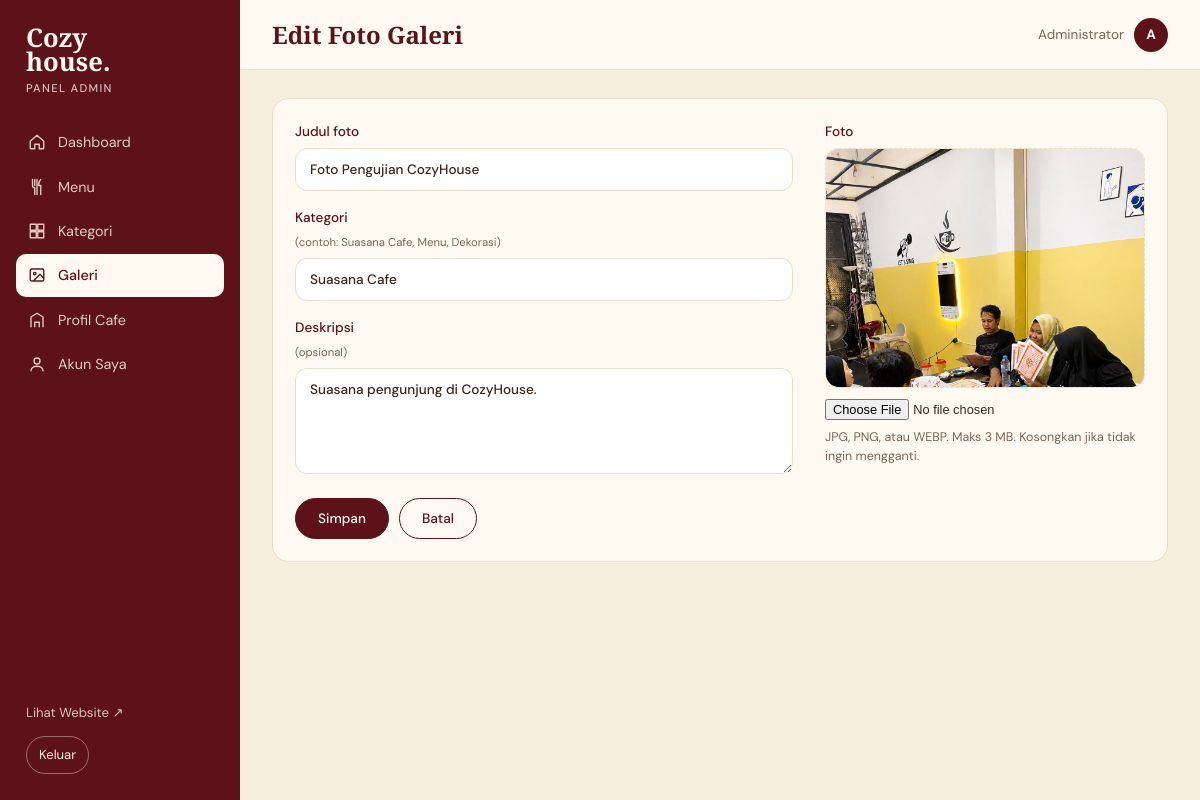
The page /admin/galeri_form.php?id=1 (signed in) on the database its author committed.
### tables this page shows
CREATE TABLE IF NOT EXISTS `galeri` (
  `id_galeri` int NOT NULL AUTO_INCREMENT,
  `judul_foto` varchar(100) NOT NULL,
  `kategori` varchar(50) DEFAULT NULL,
  `gambar` varchar(255) NOT NULL,
  `deskripsi` text,
  PRIMARY KEY (`id_galeri`)
);

### admin/includes/functions.php (called while the page is built, shortened)
<?php
function e($teks): string
{
    return htmlspecialchars((string) $teks, ENT_QUOTES, 'UTF-8');
}
function url_gambar(?string $nama): string
{
    return URL_GAMBAR . rawurlencode(basename((string) $nama));
}

### admin/galeri_form.php (the view, shortened to what this page needs)
<?php
require __DIR__ . '/includes/bootstrap.php';
$id = (int) ($_GET['id'] ?? $_POST['id'] ?? 0);
$data = ['judul_foto' => '', 'kategori' => '', 'gambar' => '', 'deskripsi' => ''];
if ($id) {
    $stmt = $conn->prepare('SELECT * FROM galeri WHERE id_galeri = ?');
    $stmt->bind_param('i', $id);
    $stmt->execute();
    $data = $stmt->get_result()->fetch_assoc();
}
include __DIR__ . '/includes/layout_header.php';
?>
<form class="card form" method="post" enctype="multipart/form-data">
  <div class="form-grid">
    <div class="fields">
      <label>Judul foto<input type="text" name="judul_foto" maxlength="100" required value="<?= e($data['judul_foto']) ?>"></label>
      <label>Kategori <small>(contoh: Suasana Cafe, Menu, Dekorasi)</small>
        <input type="text" name="kategori" maxlength="50" list="saran-kat" value="<?= e($data['kategori']) ?>">
      </label>
      <label>Deskripsi <small>(opsional)</small><textarea name="deskripsi" rows="4"><?= e($data['deskripsi']) ?></textarea></label>
    </div>
    <div class="upload">
      <span class="label">Foto</span>
      <div class="preview" id="preview">
        <?php if ($data['gambar']): ?><img src="<?= e(url_gambar($data['gambar'])) ?>" alt="Foto saat ini"><?php else: ?><span>Belum ada foto</span><?php endif; ?>
      </div>
      <input type="file" name="gambar" accept="image/jpeg,image/png,image/webp" data-preview="preview">
      <small>JPG, PNG, atau WEBP. Maks 3 MB.<?= $id ? ' Kosongkan jika tidak ingin mengganti.' : '' ?></small>
    </div>
  </div>
  <div class="form-actions">
    <button class="btn" type="submit">Simpan</button>
    <a class="btn ghost" href="galeri.php">Batal</a>
  </div>
</form>
<?php include __DIR__ . '/includes/layout_footer.php'; ?>

### admin/assets/css/admin.css (style rules this page uses)
:root { --cream: #fefaf2; --sand: #f7efde; --maroon: #5d121a; --maroon-dark: #44090f; --ink: #38261f; --muted: #7a6657; --line: #eadfc8; --ok: #2f6b3f; --warn: #9a6200; --danger: #a3262f; --serif: "Playfair Display", Georgia, serif; --sans: "DM Sans", system-ui, sans-serif; --side: 240px; }
* { box-sizing: border-box; margin: 0; padding: 0; }
body { font-family: var(--sans); background: var(--sand); color: var(--ink); line-height: 1.55; font-size: 15px; }
img { display: block; max-width: 100%; }
a { color: inherit; text-decoration: none; }
.card { background: var(--cream); border: 1px solid var(--line); border-radius: 16px; padding: 22px; margin-bottom: 22px; }
.btn { display: inline-block; background: var(--maroon); color: var(--cream); padding: 9px 22px; border-radius: 999px; font: inherit; font-size: .85rem; font-weight: 500; border: 1px solid var(--maroon); cursor: pointer; transition: background .15s; }
.btn.ghost { background: transparent; color: var(--maroon); }
input[type=text], input[type=password], input[type=search], select, textarea { width: 100%; padding: 10px 14px; border: 1px solid var(--line); border-radius: 12px; background: #fff; font: inherit; color: var(--ink); }
.form label { display: flex; flex-direction: column; gap: 6px; font-size: .85rem; font-weight: 500; color: var(--maroon); margin-bottom: 16px; }
.form label small { font-weight: 400; color: var(--muted); }
.form .label { font-size: .85rem; font-weight: 500; color: var(--maroon); display: block; margin-bottom: 6px; }
.form-grid { display: grid; grid-template-columns: 1fr 320px; gap: 32px; align-items: start; }
.form-actions { display: flex; gap: 10px; padding-top: 8px; }
.preview { aspect-ratio: 4/3; border-radius: 14px; overflow: hidden; background: var(--sand); border: 1px dashed var(--line); display: grid; place-items: center; color: var(--muted); font-size: .85rem; margin-bottom: 10px; }
.preview img { width: 100%; height: 100%; object-fit: cover; }
.upload small { display: block; color: var(--muted); font-size: .78rem; margin-top: 6px; }
.upload input[type=file] { font-size: .8rem; width: 100%; }

### rows shown on the page
galeri: judul_foto "Foto Pengujian CozyHouse", kategori "Suasana Cafe", deskripsi "Suasana pengunjung di CozyHouse.", gambar (picture)

### other values the page prints
$label "Dashboard"
$label "Menu"
$label "Kategori"
$label "Galeri"
$label "Profil Cafe"
$label "Akun Saya"
$judul "Edit Foto Galeri"
$admin['nama'] "Administrator"
substr($admin['nama'] ?? 'A', 0, 1) "A"
